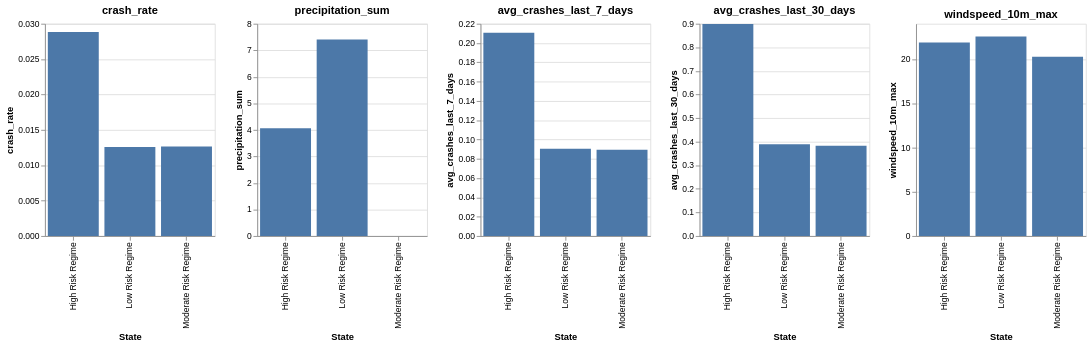

Notebook cell for this chart:
### Markdown cell above
### Interpreting the Three HMM Risk Regimes

The Hidden Markov Model (HMM) identifies three distinct daily “risk regimes” in NYC, each defined by characteristic patterns of weather and crash activity. These regimes represent latent traffic–weather states that the city transitions between over time. The summary statistics below help interpret what each regime means in practical terms and set the stage for a more detailed appendix table later.

---

#### **1. High Risk Regime — Elevated Crashes During Wet, Windy Conditions**

This regime is characterized by the **highest crash counts and crash rates** across all states. Days in this regime typically show:
- Moderate rainfall (≈ 4 mm) and a rain indicator near 0.59  
- Elevated wind speeds (~22 km/h)  
- Cooler temperatures (~11°C)  
- Higher recent crash averages (7‑day and 30‑day)

These conditions suggest **unstable weather with normal traffic volume**, producing slick roads, reduced visibility, and increased braking distances. The combination of active weather and typical congestion levels leads to **heightened crash risk**.

---

#### **2. Low Risk Regime — Heavy Rain but Low Crash Activity**

Despite having the **heaviest precipitation** (≈ 7.4 mm) and a rain indicator of **1.0** (it rains every day in this regime), this state shows **low crash counts and low crash rates**. This counterintuitive pattern likely reflects:
- Reduced traffic volume  
- Slower driving speeds  
- Trip cancellations during prolonged rain  
- Off‑peak or weekend periods

This regime represents **“rain but low exposure”** conditions — weather is severe, but fewer vehicles are on the road, reducing overall crash risk.

---

#### **3. Moderate Risk Regime — Dry, Normal Traffic Conditions**

This regime represents the city’s **baseline state**, with:
- **Zero precipitation** and a rain indicator of 0  
- Moderate temperatures (~12°C)  
- Lowest wind speeds among the three regimes  
- Crash counts and crash rates similar to the Low Risk regime

These are **typical dry‑weather days** with normal traffic patterns. The HMM transition matrix shows this regime is extremely stable (≈ 99.9% self‑transition), indicating that the city spends most of its time in this default condition.

---

### Code cell
# Melt for Altair
melted = state_means_df.melt(id_vars="state_label", var_name="feature", value_name="value")

# Select features to visualize
features_to_plot = [
    "crash_rate",
    "precipitation_sum",
    "avg_crashes_last_7_days",
    "avg_crashes_last_30_days",
    "windspeed_10m_max"
]

charts = []
for feat in features_to_plot:
    chart = (
        alt.Chart(melted[melted["feature"] == feat])
        .mark_bar()
        .encode(
            x=alt.X("state_label:N", title="State"),
            y=alt.Y("value:Q", title=feat),
            tooltip=["state_label", "value"]
        )
        .properties(width=200, height=250, title=feat)
    )
    charts.append(chart)

# Combine horizontally
charts[0] | charts[1] | charts[2] | charts[3] | charts[4]

### Figure 1 — Vega-Lite specification as saved in the notebook (floating-point values rounded to 4 significant figures)
{"config": {"view": {"continuousWidth": 300, "continuousHeight": 300}}, "hconcat": [{"data": {"name": "data-579b4fbd7025feae512735fae814c74c"}, "mark": {"type": "bar"}, "encoding": {"tooltip": [{"field": "state_label", "type": "nominal"}, {"field": "value", "type": "quantitative"}], "x": {"field": "state_label", "title": "State", "type": "nominal"}, "y": {"field": "value", "title": "crash_rate", "type": "quantitative"}}, "height": 250, "title": "crash_rate", "width": 200}, {"data": {"name": "data-0f97091e7f70401be26efdc60cbb6a89"}, "mark": {"type": "bar"}, "encoding": {"tooltip": [{"field": "state_label", "type": "nominal"}, {"field": "value", "type": "quantitative"}], "x": {"field": "state_label", "title": "State", "type": "nominal"}, "y": {"field": "value", "title": "precipitation_sum", "type": "quantitative"}}, "height": 250, "title": "precipitation_sum", "width": 200}, {"data": {"name": "data-d912f2128439ee64588d1d34003444e5"}, "mark": {"type": "bar"}, "encoding": {"tooltip": [{"field": "state_label", "type": "nominal"}, {"field": "value", "type": "quantitative"}], "x": {"field": "state_label", "title": "State", "type": "nominal"}, "y": {"field": "value", "title": "avg_crashes_last_7_days", "type": "quantitative"}}, "height": 250, "title": "avg_crashes_last_7_days", "width": 200}, {"data": {"name": "data-c536c7abf632802ccb6e0fa428449680"}, "mark": {"type": "bar"}, "encoding": {"tooltip": [{"field": "state_label", "type": "nominal"}, {"field": "value", "type": "quantitative"}], "x": {"field": "state_label", "title": "State", "type": "nominal"}, "y": {"field": "value", "title": "avg_crashes_last_30_days", "type": "quantitative"}}, "height": 250, "title": "avg_crashes_last_30_days", "width": 200}, {"data": {"name": "data-7f78313876c4ae1f6ec3889d3d7812cb"}, "mark": {"type": "bar"}, "encoding": {"tooltip": [{"field": "state_label", "type": "nominal"}, {"field": "value", "type": "quantitative"}], "x": {"field": "state_label", "title": "State", "type": "nominal"}, "y": {"field": "value", "title": "windspeed_10m_max", "type": "quantitative"}}, "height": 250, "title": "windspeed_10m_max", "width": 200}], "$schema": "https://vega.github.io/schema/vega-lite/v6.1.0.json", "datasets": {"data-579b4fbd7025feae512735fae814c74c": [{"state_label": "High Risk Regime", "feature": "crash_rate", "value": 0.02884}, {"state_label": "Low Risk Regime", "feature": "crash_rate", "value": 0.01257}, {"state_label": "Moderate Risk Regime", "feature": "crash_rate", "value": 0.01265}], "data-0f97091e7f70401be26efdc60cbb6a89": [{"state_label": "High Risk Regime", "feature": "precipitation_sum", "value": 4.065}, {"state_label": "Low Risk Regime", "feature": "precipitation_sum", "value": 7.41}, {"state_label": "Moderate Risk Regime", "feature": "precipitation_sum", "value": 0.0}], "data-d912f2128439ee64588d1d34003444e5": [{"state_label": "High Risk Regime", "feature": "avg_crashes_last_7_days", "value": 0.2107}, {"state_label": "Low Risk Regime", "feature": "avg_crashes_last_7_days", "value": 0.09045}, {"state_label": "Moderate Risk Regime", "feature": "avg_crashes_last_7_days", "value": 0.08945}], "data-c536c7abf632802ccb6e0fa428449680": [{"state_label": "High Risk Regime", "feature": "avg_crashes_last_30_days", "value": 0.8985}, {"state_label": "Low Risk Regime", "feature": "avg_crashes_last_30_days", "value": 0.3888}, {"state_label": "Moderate Risk Regime", "feature": "avg_crashes_last_30_days", "value": 0.3829}], "data-7f78313876c4ae1f6ec3889d3d7812cb": [{"state_label": "High Risk Regime", "feature": "windspeed_10m_max", "value": 21.89}, {"state_label": "Low Risk Regime", "feature": "windspeed_10m_max", "value": 22.57}, {"state_label": "Moderate Risk Regime", "feature": "windspeed_10m_max", "value": 20.26}]}}
